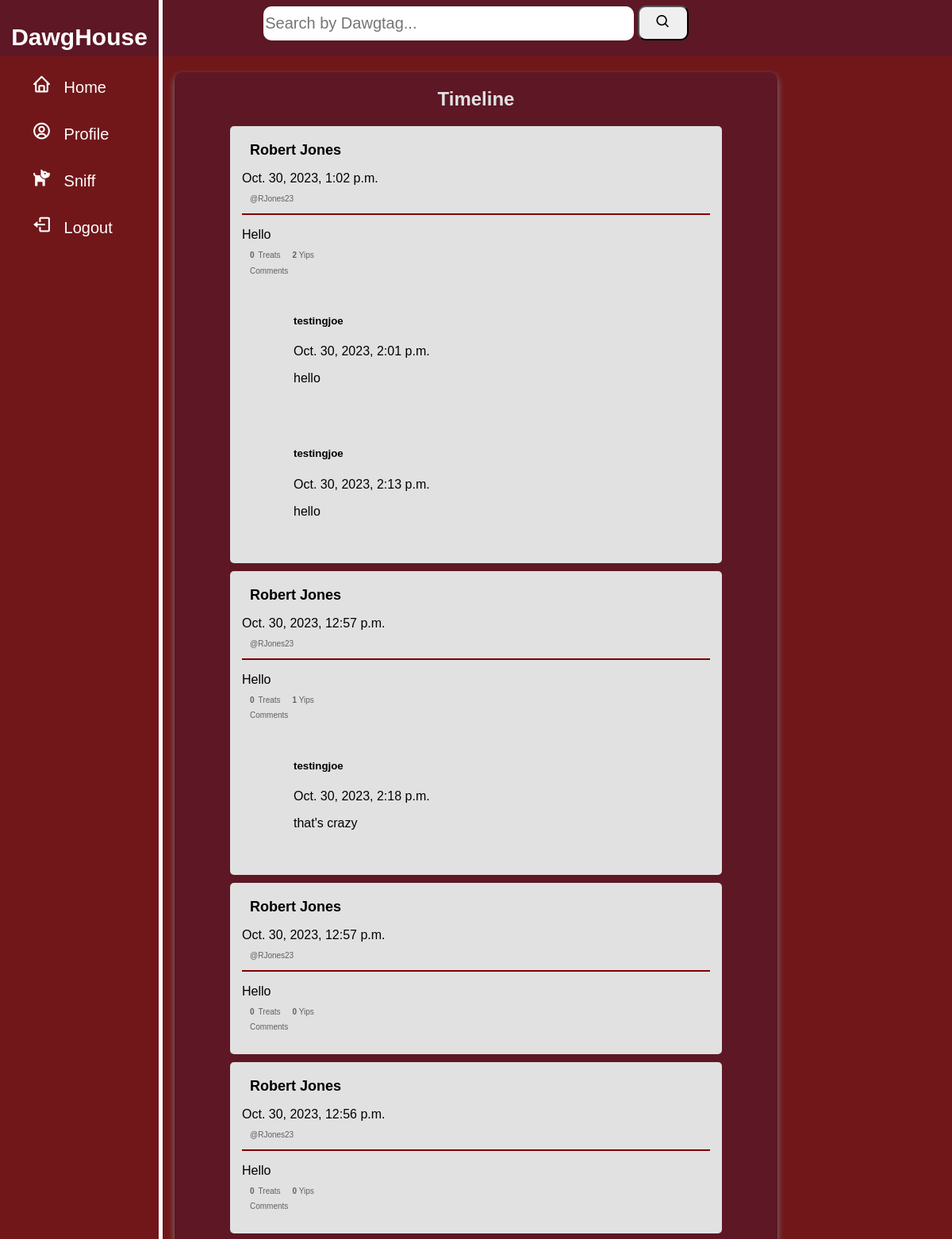
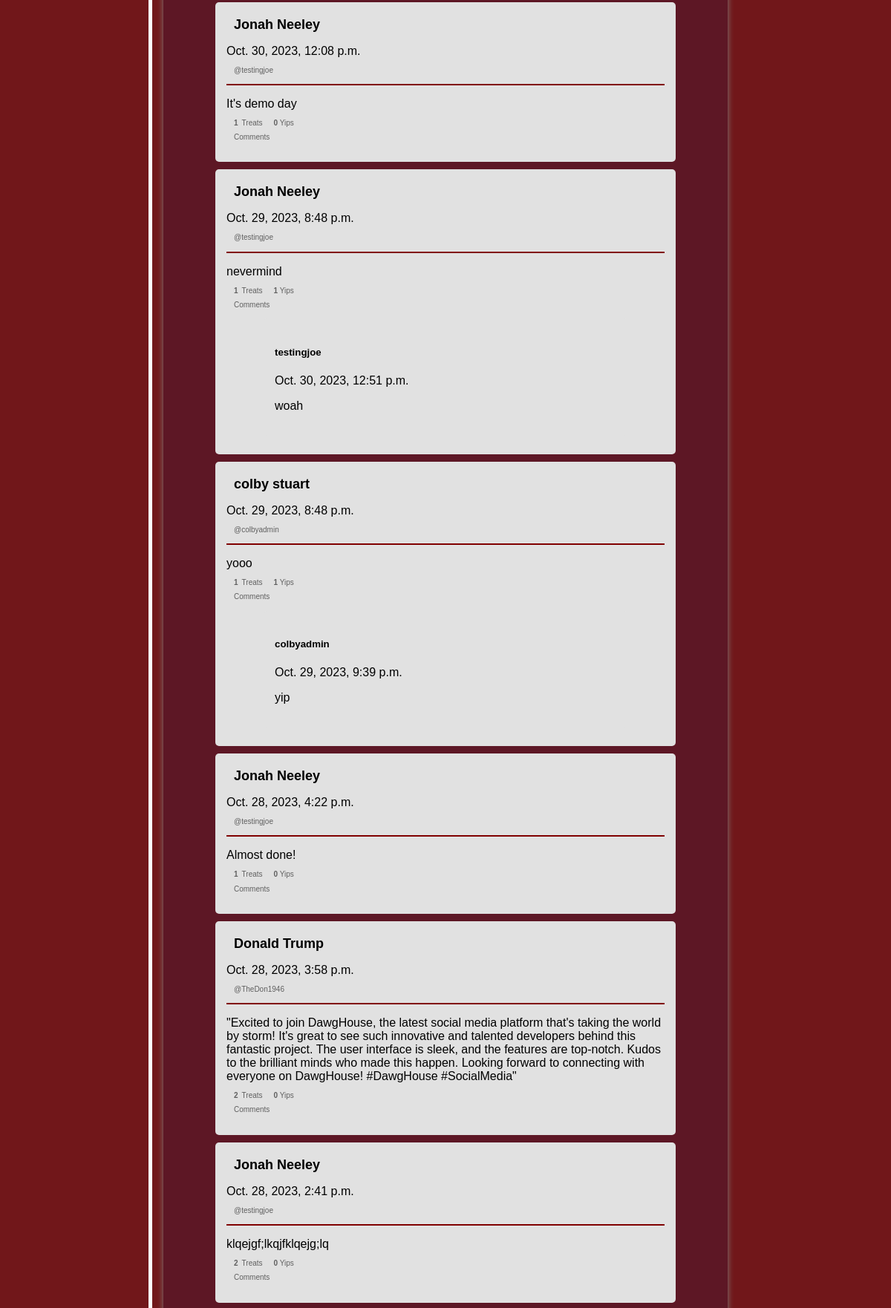
/ (signed in, upper part), run on the app's committed database (2 pictures, top to bottom).
### homepage/models.py (models this page shows, shortened)
class Bark(models.Model):
    id = models.UUIDField(primary_key=True, default=uuid.uuid4)
    user = models.ForeignKey(settings.AUTH_USER_MODEL, on_delete=models.CASCADE)
    content = models.TextField()
    timestamp = models.DateTimeField(auto_now_add=True)
    num_likes = models.IntegerField(default=0)
    num_yips = models.IntegerField(default=0)
    num_howls = models.IntegerField(default=0)
    treated_by = models.ManyToManyField(
        DawgHouseUser, related_name="treats_given", blank=True
    )
    is_repost = models.BooleanField(default=False)
    original_bark=models.ForeignKey('self',null=True,blank=True, on_delete=models.SET_NULL)

class DawgHouseUser(AbstractBaseUser, PermissionsMixin):
    username = models.CharField(unique=True, max_length=30)
    first_name = models.CharField(max_length=30)
    last_name = models.CharField(max_length=30)
    bio = models.TextField(blank=True, max_length=200)
    friends = models.ManyToManyField("self", blank=True)
    is_staff = models.BooleanField(default=False)
    USERNAME_FIELD = "username"
    REQUIRED_FIELDS = ["first_name", "last_name"]
    objects = DawgHouseUserManager()

class Comment(models.Model):
    bark = models.ForeignKey(Bark, related_name="comments", on_delete=models.CASCADE)
    name = models.ForeignKey(DawgHouseUser, on_delete=models.CASCADE)
    body = models.TextField()
    date_added = models.DateTimeField(auto_now_add=True)

### homepage/views.py (the view)
# urls.py: path("", views.home_view, name="home_view"),
def home_view(request):
    if request.user.is_authenticated:
        user = request.user
        friends = user.friends.all()
        barks = Bark.objects.filter(Q(user=user) | Q(user__in=friends)).order_by(
            "-timestamp"
        )
        context = {
            "barks": barks,
        }
        return render(request, "main_page.html", context)
    return render(request, "homepage.html")

### homepage/templates/main_page.html (shortened to what this page needs)
<!DOCTYPE html>
<html lang="en">
<head>
    {% load static %}
    <link rel="stylesheet" type="text/css" href="{% static 'homepage.css' %}"/>
    <link href='https://unpkg.com/boxicons@2.1.4/css/boxicons.min.css' rel='stylesheet'>
</head>
<body>
<div class="box">
    <div class="sidebar">
        <p> DawgHouse </p>
        <ul>
            <li>
                <a href="" class="active">
                    <span class="icon"><i class='bx bx-home'></i></span>
                    <span class="item">Home</span>
                </a>
            </li>
            <li>
                <a href="{% url 'profile' user.username %}">
                    <span class="icon"><i class='bx bx-user-circle'></i></span>
                    <span class="item">Profile</span>
                </a>
            </li>
            <li>
                <a href="{% url 'accept_example' %}">
                    <span class="icon"><i class='bx bxs-dog'></i></span>
                    <span class="item">Sniff</span>
                </a>
            </li>
            <li>
                <a href="{% url 'logout_view' %}" class="active">
                    <span class="icon"><i class='bx bx-log-out'></i></span>
                    <span class="item">Logout</span>
                </a>
            </li>
        </ul>
    </div>
</div>
<div class="searchbar">
    <form action="{% url 'search_users' %}" method="post">
        <input type="text" placeholder="Search by Dawgtag..." name="username">
        <button type="submit"><i class='bx bx-search'></i></button>
    </form>
</div>
<div class="barks-container">
    <h2>Timeline</h2>
    <ul>
        {% for bark in barks %}
        <li class="bark">
            <div class="bark-header">
                <h3><strong><a href="{% url 'profile' bark.user.username %}" class="hidden-link">{{ bark.user.first_name }} {{ bark.user.last_name }}</a></strong></h3>
                <p class="timestamp">{{ bark.timestamp }}</p>
            </div>
            <h4>@{{ bark.user.username }}</h4>
            <hr color="maroon">
            <p>{{ bark.content }}</p>
            <div class="counters-container">
                <h4 class="counters-container">
                    <strong>{{ bark.num_likes }}</strong> Treats
                    <span class="comment-counter"><strong>{{ bark.num_yips }}</strong> Yips</span>
                </h4>
            </div>
    <div class="comments-container">
        <h4>Comments</h4>
        <ul>
            {% for comment in bark.comments.all %}
            <li class="comment">
                <div class="comment-header">
                    <h5>{{ comment.name.username }}</h5>
                    <p class="timestamp">{{ comment.date_added }}</p>
                </div>
                <div class="comment-content-display">
                    <p>{{ comment.body }}</p>
                </div>
            </li>
            {% endfor %}
        </ul>
    </div>
        </li>
        {% endfor %}
    </ul>
</div>
</body>
</html>

### homepage/static/homepage.css (style rules this page uses)
body { font-family: Arial, sans-serif; background-color: #71171a; margin: 0; padding: 0; }
.box .sidebar p { color: white; display: flex; justify-content: center; font-size: 30px; font-weight: bold; }
.box .sidebar { position: fixed; border-right: solid white; border-width: 5px; width: 200px; height: 100%; transition: all 0.5s ease; }
.box .sidebar ul li { list-style-type: none; }
.box .sidebar ul li a { text-decoration: none; display: block; padding-bottom: 30px; color: white; font-size: 20px; position: relative; }
.box .sidebar ul li a .icon { color: white; font-size: 25px; padding-right: 10px; }
.searchbar { background-color: #5d1725; padding-bottom: 20px; text-align: center; }
.searchbar input { border-radius: 10px; padding-right: 200px; padding-top: 10px; padding-bottom: 10px; border: none; margin-top: 8px; font-size: 20px; }
.searchbar button { font-size: 20px; border-radius: 10px; padding-top: 8px; padding-bottom: 8px; padding-right: 20px; padding-left: 20px; }
.barks-container { flex: 1 100%; width: 60%; margin-left: auto; margin-right: auto; background-color: #5d1725; padding: 20px; border-radius: 10px; box-shadow: 0 4px 8px rgb(127, 126, 126); color: black; margin-top: 20px; }
.barks-container h2 { margin: 0; margin-bottom: 20px; text-align: center; color: #e1e1e1; }
.barks-container ul { list-style-type: none; padding: 0; }
.barks-container li { padding: 15px; margin-left: 50px; margin-right: 50px; margin-bottom: 10px; background-color: rgb(225, 225, 225); border-radius: 5px; }
.barks-container h3 { font-size: 18px; margin-top: 5px; margin-bottom: 0; margin-left: 10px; font-weight: bold; }
.barks-container h4 { font-size: 10px; font-weight: normal; margin-top: -5px; margin-left: 10px; color: #606060; }
.counters-container { display: flex; align-items: center; gap: 5px; flex-wrap: wrap; }
.comment-counter { margin-left: 10px; }

### homepage/templates/main_page.html (style rules this page uses)
.hidden-link { text-decoration: none; color: inherit; }

### data on the page
Bark: user.first_name "Robert", user.last_name "Jones", timestamp "Oct. 30, 2023, 1:02 p.m.", user.username "RJones23", content "Hello", num_likes "0", num_yips "2"
Comment: name.username "testingjoe", date_added "Oct. 30, 2023, 2:01 p.m.", body "hello"
Comment: name.username "testingjoe", date_added "Oct. 30, 2023, 2:13 p.m.", body "hello"
Bark: user.first_name "Robert", user.last_name "Jones", timestamp "Oct. 30, 2023, 12:57 p.m.", user.username "RJones23", content "Hello", num_likes "0", num_yips "1"
Comment: name.username "testingjoe", date_added "Oct. 30, 2023, 2:18 p.m.", body "that's crazy"
Bark: user.first_name "Robert", user.last_name "Jones", timestamp "Oct. 30, 2023, 12:57 p.m.", user.username "RJones23", content "Hello", num_likes "0", num_yips "0"
Bark: user.first_name "Robert", user.last_name "Jones", timestamp "Oct. 30, 2023, 12:56 p.m.", user.username "RJones23", content "Hello", num_likes "0", num_yips "0"
Bark: user.first_name "Jonah", user.last_name "Neeley", timestamp "Oct. 30, 2023, 12:08 p.m.", user.username "testingjoe", content "It's demo day", num_likes "1", num_yips "0"
Bark: user.first_name "Jonah", user.last_name "Neeley", timestamp "Oct. 29, 2023, 8:48 p.m.", user.username "testingjoe", content "nevermind", num_likes "1", num_yips "1"
Comment: name.username "testingjoe", date_added "Oct. 30, 2023, 12:51 p.m.", body "woah"
Bark: user.first_name "colby", user.last_name "stuart", timestamp "Oct. 29, 2023, 8:48 p.m.", user.username "colbyadmin", content "yooo", num_likes "1", num_yips "1"
Comment: name.username "colbyadmin", date_added "Oct. 29, 2023, 9:39 p.m.", body "yip"
Bark: user.first_name "Jonah", user.last_name "Neeley", timestamp "Oct. 28, 2023, 4:22 p.m.", user.username "testingjoe", content "Almost done!", num_likes "1", num_yips "0"
Bark: user.first_name "Donald", user.last_name "Trump", timestamp "Oct. 28, 2023, 3:58 p.m.", user.username "TheDon1946", content "\"Excited to join DawgHouse, the latest social media platform that's taking the world by storm! It's great to see such innovative and talented developers behind this fantastic project. The user interface is sleek, and the features are top-notch. Kudos to the brilliant minds who made this happen. Looking forward to connecting with everyone on DawgHouse! #DawgHouse #SocialMedia\"", num_likes "2", num_yips "0"
Bark: user.first_name "Jonah", user.last_name "Neeley", timestamp "Oct. 28, 2023, 2:41 p.m.", user.username "testingjoe", content "klqejgf;lkqjfklqejg;lq", num_likes "2", num_yips "0"
